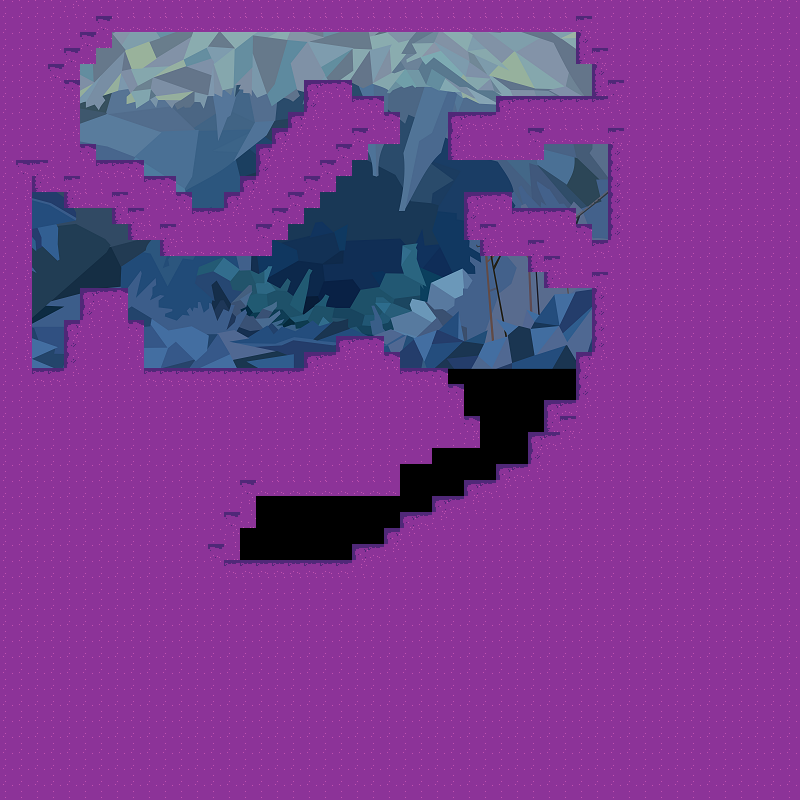

A level layout from a 2D game, rendered from its tile map. Below: a short description, then the map file with its tile-grid data intact:
An orthogonal 50x50 tile map with 16x16 px tiles, 1 tile layer (Tiles), 1 image layer and 3 objects (2x Enemy, PlayerSpawn).

<map version="1.0" orientation="orthogonal" renderorder="left-up" width="50" height="50" tilewidth="16" tileheight="16" nextobjectid="5">
 <tileset firstgid="1" name="level_tiles" tilewidth="16" tileheight="16" tilecount="15" columns="5">
  <image source="../images/level_tiles.png" width="80" height="48" />
  <terraintypes>
   <terrain name="Nouveau terrain" tile="-1" />
  </terraintypes>
  <tile id="0" terrain=",,,0" />
  <tile id="1" terrain=",,0,0" />
  <tile id="2" terrain=",,0," />
  <tile id="3" terrain="0,0,0," />
  <tile id="4" terrain="0,0,,0" />
  <tile id="5" terrain=",0,,0" />
  <tile id="6" terrain="0,0,0,0" />
  <tile id="7" terrain="0,,0," />
  <tile id="8" terrain="0,,0,0" />
  <tile id="9" terrain=",0,0,0" />
  <tile id="10" terrain=",0,," />
  <tile id="11" terrain="0,0,," />
  <tile id="12" terrain="0,,," />
 </tileset>
 <imagelayer name="background" offsetx="22" offsety="30">
  <image source="../images/background.png" width="600" height="340" />
  <properties>
   <property name="x" value="22" />
   <property name="y" value="30" />
  </properties>
 </imagelayer>
 <layer name="Tiles" width="50" height="50">
  <properties>
   <property name="collide" value="1" />
   <property name="tileset" value="level_tiles" />
  </properties>
  <data encoding="csv">
7,7,7,9,10,7,7,7,7,7,7,7,7,7,7,7,7,7,7,7,7,7,7,7,7,7,7,7,7,7,7,7,7,7,7,7,7,7,7,7,7,7,7,7,7,7,7,7,7,7,
7,7,7,7,7,7,4,12,12,12,12,12,12,12,12,12,12,12,12,12,12,12,12,12,12,12,12,12,12,12,12,12,12,12,12,12,5,7,7,7,7,7,7,7,7,7,7,7,7,7,
7,7,7,7,7,4,13,0,0,0,0,0,0,0,0,0,0,0,0,0,0,0,0,0,0,0,0,0,0,0,0,0,0,0,0,0,6,7,7,7,7,7,7,7,7,7,7,7,7,7,
7,7,7,7,4,13,0,0,0,0,0,0,0,0,0,0,0,0,0,0,0,0,0,0,0,0,0,0,0,0,0,0,0,0,0,0,11,5,7,7,7,7,7,7,7,7,7,7,7,7,
7,7,7,4,13,0,0,0,0,0,0,0,0,0,0,0,0,0,0,0,0,0,0,0,0,0,0,0,0,0,0,0,0,0,0,0,0,6,7,7,7,7,7,7,7,7,7,7,7,7,
7,7,7,9,3,0,0,0,0,0,0,0,0,0,0,0,0,0,0,1,2,3,0,0,0,0,0,0,0,0,0,0,0,0,0,0,0,11,5,7,7,7,7,7,7,7,7,7,7,7,
7,7,7,7,8,0,0,0,0,0,0,0,0,0,0,0,0,0,0,6,7,9,2,3,0,0,0,0,0,0,0,1,2,2,2,2,2,2,10,7,7,7,7,7,7,7,7,7,7,7,
7,7,7,7,8,0,0,0,0,0,0,0,0,0,0,0,0,0,1,10,7,7,7,9,3,0,0,0,1,2,2,10,7,7,7,7,7,7,7,7,7,7,7,7,7,7,7,7,7,7,
7,7,7,7,8,0,0,0,0,0,0,0,0,0,0,0,0,1,10,7,7,7,4,12,13,0,0,0,6,7,7,7,7,4,12,12,12,12,5,7,7,7,7,7,7,7,7,7,7,7,
7,7,7,7,9,3,0,0,0,0,0,0,0,0,0,0,1,10,7,7,7,4,13,0,0,0,0,0,11,12,12,12,12,13,0,0,0,0,6,7,7,7,7,7,7,7,7,7,7,7,
7,4,5,7,7,9,2,2,3,0,0,0,0,0,0,0,6,7,7,7,4,13,0,0,0,0,0,0,0,0,0,0,0,0,0,0,0,0,6,7,7,7,7,7,7,7,7,7,7,7,
7,8,11,12,5,7,7,7,9,2,3,0,0,0,0,1,10,7,7,4,13,0,0,0,0,0,0,0,0,0,0,0,0,0,0,0,0,0,6,7,7,7,7,7,7,7,7,7,7,7,
7,8,0,0,11,12,12,5,7,7,9,3,0,0,1,10,7,7,4,13,0,0,0,0,0,0,0,0,0,1,2,3,0,0,0,0,0,0,6,7,7,7,7,7,7,7,7,7,7,7,
7,8,0,0,0,0,0,11,5,7,7,9,2,2,10,7,7,4,13,0,0,0,0,0,0,0,0,0,0,6,7,9,2,2,2,3,0,0,6,7,7,7,7,7,7,7,7,7,7,7,
7,8,0,0,0,0,0,0,11,12,5,7,7,7,7,7,4,13,0,0,0,0,0,0,0,0,0,0,0,11,5,7,7,7,7,9,3,0,6,7,7,7,7,7,7,7,7,7,7,7,
7,8,0,0,0,0,0,0,0,0,11,12,12,12,12,12,13,0,0,0,0,0,0,0,0,0,0,0,0,0,11,12,12,5,7,7,9,2,10,7,7,7,7,7,7,7,7,7,7,7,
7,8,0,0,0,0,0,0,0,0,0,0,0,0,0,0,0,0,0,0,0,0,0,0,0,0,0,0,0,0,0,0,0,11,5,7,7,7,7,7,7,7,7,7,7,7,7,7,7,7,
7,8,0,0,0,0,0,0,0,0,0,0,0,0,0,0,0,0,0,0,0,0,0,0,0,0,0,0,0,0,0,0,0,0,11,12,12,5,7,7,7,7,7,7,7,7,7,7,7,7,
7,8,0,0,0,1,2,3,0,0,0,0,0,0,0,0,0,0,0,0,0,0,0,0,0,0,0,0,0,0,0,0,0,0,0,0,0,6,7,7,7,7,7,7,7,7,7,7,7,7,
7,8,0,0,0,6,7,8,0,0,0,0,0,0,0,0,0,0,0,0,0,0,0,0,0,0,0,0,0,0,0,0,0,0,0,0,0,6,7,7,7,7,7,7,7,7,7,7,7,7,
7,8,0,0,1,10,7,9,3,0,0,0,0,0,0,0,0,0,0,0,0,0,0,0,0,0,0,0,0,0,0,0,0,0,0,0,0,6,7,7,7,7,7,7,7,7,7,7,7,7,
7,8,0,0,6,7,7,7,8,0,0,0,0,0,0,0,0,0,0,0,0,1,2,3,0,0,0,0,0,0,0,0,0,0,0,0,0,6,7,7,7,7,7,7,7,7,7,7,7,7,
7,8,0,0,6,7,7,7,8,0,0,0,0,0,0,0,0,0,0,1,2,10,7,9,3,0,0,0,0,0,0,0,0,0,0,0,1,10,7,7,7,7,7,7,7,7,7,7,7,7,
7,9,2,2,10,7,7,7,9,2,2,2,2,2,2,2,2,2,2,10,7,7,7,7,9,2,2,3,0,0,0,0,0,0,0,0,6,7,7,7,7,7,7,7,7,7,7,7,7,7,
7,7,7,7,7,7,7,7,7,7,7,7,7,7,7,7,7,7,7,7,7,7,7,7,7,7,7,9,3,0,0,0,0,0,0,0,6,7,7,7,7,7,7,7,7,7,7,7,7,7,
7,7,7,7,7,7,7,7,7,7,7,7,7,7,7,7,7,7,7,7,7,7,7,7,7,7,7,7,8,0,0,0,0,0,1,2,10,7,7,7,7,7,7,7,7,7,7,7,7,7,
7,7,7,7,7,7,7,7,7,7,7,7,7,7,7,7,7,7,7,7,7,7,7,7,7,7,7,7,9,3,0,0,0,0,11,5,7,7,7,7,7,7,7,7,7,7,7,7,7,7,
7,7,7,7,7,7,7,7,7,7,7,7,7,7,7,7,7,7,7,7,7,7,7,7,7,7,7,7,7,8,0,0,0,1,2,10,7,7,7,7,7,7,7,7,7,7,7,7,7,7,
7,7,7,7,7,7,7,7,7,7,7,7,7,7,7,7,7,7,7,7,7,7,7,7,7,7,7,0,0,0,0,0,0,6,7,7,7,7,7,7,7,7,7,7,7,7,7,7,7,7,
7,7,7,7,7,7,7,7,7,7,7,7,7,7,7,7,7,7,7,7,7,7,7,7,7,0,0,0,0,0,0,1,2,10,7,7,7,7,7,7,7,7,7,7,7,7,7,7,7,7,
7,7,7,7,7,7,7,7,7,7,7,7,7,7,7,4,12,12,12,12,12,12,12,12,12,0,0,0,0,1,2,10,7,7,7,7,7,7,7,7,7,7,7,7,7,7,7,7,7,7,
7,7,7,7,7,7,7,7,7,7,7,7,7,7,7,8,0,0,0,0,0,0,0,0,0,0,0,1,2,10,7,7,7,7,7,7,7,7,7,7,7,7,7,7,7,7,7,7,7,7,
7,7,7,7,7,7,7,7,7,7,7,7,7,7,4,13,0,0,0,0,0,0,0,0,0,1,2,10,7,7,7,7,7,7,7,7,7,7,7,7,7,7,7,7,7,7,7,7,7,7,
7,7,7,7,7,7,7,7,7,7,7,7,7,7,8,0,0,0,0,0,0,0,0,0,1,10,7,7,7,7,7,7,7,7,7,7,7,7,7,7,7,7,7,7,7,7,7,7,7,7,
7,7,7,7,7,7,7,7,7,7,7,7,7,4,13,0,0,0,0,0,0,0,1,2,10,7,7,7,7,7,7,7,7,7,7,7,7,7,7,7,7,7,7,7,7,7,7,7,7,7,
7,7,7,7,7,7,7,7,7,7,7,7,7,9,2,2,2,2,2,2,2,2,10,7,7,7,7,7,7,7,7,7,7,7,7,7,7,7,7,7,7,7,7,7,7,7,7,7,7,7,
7,7,7,7,7,7,7,7,7,7,7,7,7,7,7,7,7,7,7,7,7,7,7,7,7,7,7,7,7,7,7,7,7,7,7,7,7,7,7,7,7,7,7,7,7,7,7,7,7,7,
7,7,7,7,7,7,7,7,7,7,7,7,7,7,7,7,7,7,7,7,7,7,7,7,7,7,7,7,7,7,7,7,7,7,7,7,7,7,7,7,7,7,7,7,7,7,7,7,7,7,
7,7,7,7,7,7,7,7,7,7,7,7,7,7,7,7,7,7,7,7,7,7,7,7,7,7,7,7,7,7,7,7,7,7,7,7,7,7,7,7,7,7,7,7,7,7,7,7,7,7,
7,7,7,7,7,7,7,7,7,7,7,7,7,7,7,7,7,7,7,7,7,7,7,7,7,7,7,7,7,7,7,7,7,7,7,7,7,7,7,7,7,7,7,7,7,7,7,7,7,7,
7,7,7,7,7,7,7,7,7,7,7,7,7,7,7,7,7,7,7,7,7,7,7,7,7,7,7,7,7,7,7,7,7,7,7,7,7,7,7,7,7,7,7,7,7,7,7,7,7,7,
7,7,7,7,7,7,7,7,7,7,7,7,7,7,7,7,7,7,7,7,7,7,7,7,7,7,7,7,7,7,7,7,7,7,7,7,7,7,7,7,7,7,7,7,7,7,7,7,7,7,
7,7,7,7,7,7,7,7,7,7,7,7,7,7,7,7,7,7,7,7,7,7,7,7,7,7,7,7,7,7,7,7,7,7,7,7,7,7,7,7,7,7,7,7,7,7,7,7,7,7,
7,7,7,7,7,7,7,7,7,7,7,7,7,7,7,7,7,7,7,7,7,7,7,7,7,7,7,7,7,7,7,7,7,7,7,7,7,7,7,7,7,7,7,7,7,7,7,7,7,7,
7,7,7,7,7,7,7,7,7,7,7,7,7,7,7,7,7,7,7,7,7,7,7,7,7,7,7,7,7,7,7,7,7,7,7,7,7,7,7,7,7,7,7,7,7,7,7,7,7,7,
7,7,7,7,7,7,7,7,7,7,7,7,7,7,7,7,7,7,7,7,7,7,7,7,7,7,7,7,7,7,7,7,7,7,7,7,7,7,7,7,7,7,7,7,7,7,7,7,7,7,
7,7,7,7,7,7,7,7,7,7,7,7,7,7,7,7,7,7,7,7,7,7,7,7,7,7,7,7,7,7,7,7,7,7,7,7,7,7,7,7,7,7,7,7,7,7,7,7,7,7,
7,7,7,7,7,7,7,7,7,7,7,7,7,7,7,7,7,7,7,7,7,7,7,7,7,7,7,7,7,7,7,7,7,7,7,7,7,7,7,7,7,7,7,7,7,7,7,7,7,7,
7,7,7,7,7,7,7,7,7,7,7,7,7,7,7,7,7,7,7,7,7,7,7,7,7,7,7,7,7,7,7,7,7,7,7,7,7,7,7,7,7,7,7,7,7,7,7,7,7,7,
7,7,7,7,7,7,7,7,7,7,7,7,7,7,7,7,7,7,7,7,7,7,7,7,7,7,7,7,7,7,7,7,7,7,7,7,7,7,7,7,7,7,7,7,7,7,7,7,7,7
</data>
 </layer>
 <objectgroup name="Entities">
  <object id="1" name="PlayerSpawn" type="PlayerSpawn" x="270" y="350" />
  <object id="2" name="Enemy 1" type="Enemy" x="200" y="320" />
  <object id="4" name="Enemy 1" type="Enemy" x="400" y="329" />
 </objectgroup>
</map>